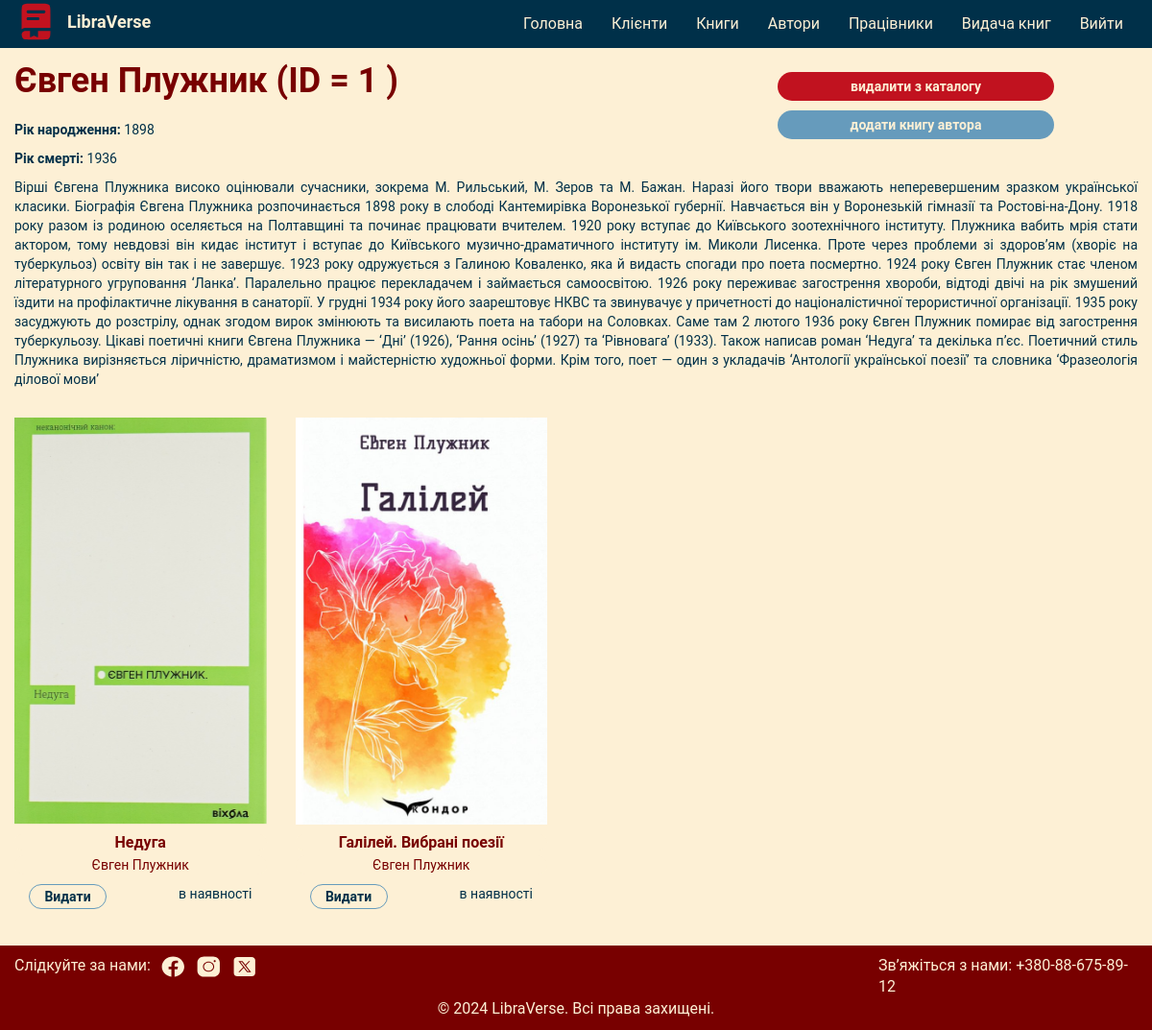
/pages/author_profile.php?AuthorID=1 (signed in), run on the app's committed database.
### tables this page shows
CREATE TABLE authors(
AuthorID INTEGER PRIMARY KEY AUTOINCREMENT UNIQUE,
Name VARCHAR(255) NOT NULL,
Surname VARCHAR(255) NOT NULL,
BirthYear YEAR,
DeathYear YEAR,
Biography TEXT);

### pages/author_profile.php (the view, shortened to what this page needs)
<?php
    $db_file = "../library.db";
    $conn = new SQLite3($db_file);
    if(isset($_SESSION['LibrarianID'])){
    if(isset($_GET['AuthorID'])) {
    $authorID= $_GET['AuthorID'];
    $query_create1 = $conn->prepare("SELECT * FROM authors WHERE AuthorID=:authorID;");
    $query_create1->bindValue(':authorID', $authorID, SQLITE3_INTEGER);
    $result1 = $query_create1->execute();
    $author = $result1->fetchArray(SQLITE3_ASSOC);
    $query_create2 = $conn->prepare("SELECT books.BookID, books.BookCover, books.Title, authors.AuthorID, authors.Name,
                                    authors.Surname, books.Status FROM books JOIN authors ON books.AuthorID=authors.AuthorID
                                    WHERE authors.AuthorID=:authorID;");
    $query_create2->bindValue(':authorID', $authorID, SQLITE3_INTEGER);
    $result2 = $query_create2->execute();
?>
<!DOCTYPE html>
<html lang="uk_UA">
<head>
    <link rel="stylesheet" href="../css/styles.css">
    <link rel="stylesheet" href="../css/bootstrap.min.css">
    <link href="https://fonts.cdnfonts.com/css/roboto" rel="stylesheet">
</head>
<body>
    <nav class="navbar navbar-default">
        <div class="container-fluid">
            <div class="navbar-header">
                <div class="navbar-logo">
                    <img src="../images/logo.svg" alt="логотип">
                    <a href="http://localhost/LibraVerse/pages/home.php" id="main">LibraVerse</a>
                </div>
            </div>
            <div class="collapse navbar-collapse" id="menu">
                <ul class="nav navbar-nav navbar-right text-center">
                  <li><a href="http://localhost/LibraVerse/pages/home.php" id="main">Головна</a></li>
                  <li><a href="http://localhost/LibraVerse/pages/customers_list.php" id="customers">Клієнти</a></li>
                  <li><a href="http://localhost/LibraVerse/pages/books_list.php" id="books">Книги</a></li>
                  <li><a href="http://localhost/LibraVerse/pages/author_list.php" id="authors">Автори</a></li>
                  <li><a href="http://localhost/LibraVerse/pages/librarians_list.php" id="librarians">Працівники</a></li>
                  <li><a href="http://localhost/LibraVerse/pages/provision_list.php" id="provision">Видача книг</a></li>
                  <li><a href="?logOut=<?php echo ($_SESSION['LibrarianID']); ?>" id="logOut">Вийти</a></li>
                </ul>
            </div>
        </div>
    </nav>
    <?php if ($author) { ?>
    <div class="main-content profile">
        <div class="col-lg-12">
            <div class="book-descript col-lg-8">
                <h1 class="author-name"><?php echo $author['Name'];?> <?php echo $author['Surname'];?> (ID = <?php echo $author['AuthorID'];?> )</h1>
                <p><b>Рік народження: </b><?php echo $author['BirthYear'];?></p>
                <p><b>Рік смерті: </b><?php echo $author['DeathYear'];?></p>
            </div>
            <div class="buttons col-lg-4">
                <form method="POST">
                    <input class="delete" type="submit" name="delete" value="видалити з каталогу"><br>
                    <input class="provide" type="submit" name="addBook" value="додати книгу автора">
                </form>
            </div>
            <div class="abstract col-lg-12">
                <p><?php echo $author['Biography']; ?></p><br>
            </div>
        </div>
        <div class="col-lg-12 row">
            <?php while ($books = $result2->fetchArray(SQLITE3_ASSOC)) { ?>
                <div class="about-book col-lg-3">
                    <div class="book-cover">
                        <img src="<?php echo $books['BookCover']; ?>" alt="фото обкладинки">
                    </div>
                    <div class="book-description">
                        <h3><a href="http://localhost/LibraVerse/pages/book_profile.php?BookID=<?php echo $books['BookID']; ?>"><?php echo $books['Title']; ?></a></h3>
                        <p class="author"> <a href="http://localhost/LibraVerse/pages/author_profile.php?AuthorID=<?php echo $books['AuthorID']; ?>"><?php echo $books['Name']; ?> <?php echo $books['Surname']; ?></a></p>
                        <div>
                            <div class="col-lg-6">
                                <?php if ($books['Status'] === 'в наявності') {?>
                                    <form method="POST">
                                        <button class="provide" type="submit" name="provide" value="Видати">Видати</button>
                                    </form>
                                <?php } ?>
                            </div>
                            <div class="col-lg-6">
                                <p class="status"><?php echo $books['Status']; ?></p>
                            </div>
                        </div>
                    </div>
                </div>
            <?php }?>
            </div>
    </div>
    <?php } ?>
    <footer class="footer col-lg-12">
        <div class="col-lg-9 footer-left">
            <p>Слідкуйте за нами:</p>
            <a href="https://www.facebook.com/?locale=uk_UA">
                <img src="../images/icon_facebook.svg" alt="фейсбук">
            </a>
            <a href="https://www.instagram.com/">
                <img src="../images/icon-instagram.svg" alt="інстаграм">
            </a>
            <a href="https://twitter.com/?lang=uk">
                <img src="../images/icon-twitterx.svg" alt="ікс">
            </a>
        </div>
        <div class="col-lg-3">
            <p>Зв’яжіться з нами: +380-88-675-89-12</p>
        </div>
        <div class="col-lg-12 text-center">
            <p>© 2024 LibraVerse. Всі права захищені.</p>
        </div>
    </footer>
</body>
</html>
   <?php
    }}
 ?>

### css/styles.css (style rules this page uses)
html body { font-family: 'Roboto', sans-serif; background-color: #FDF0D5; }
body .navbar { background-color: #003049; color: #FDF0D5; border: none; border-radius: 0; margin-bottom: 0; }
body .navbar .navbar-logo { display: flex; align-items: center; }
body .navbar .navbar-logo a { color: #FDF0D5; font-size: 18px; font-weight: bold; padding-left: 10px; }
body .navbar .navbar-collapse li a { color: #FDF0D5; font-size: 16px; font-weight: normal; }
.navbar.navbar-default .navbar-collapse, .navbar-default .navbar-form { border-color: #669BBC; border-width: 2px; }
body .main-content { min-height: 82vh; }
body .main-content h1 { font-size: 36px; font-weight: bold; }
body .main-content h3 { font-size: 16px; font-weight: bold; }
body .footer { background-color: #780000; color: #FDF0D5; font-size: 16px; padding: 10px 0; }
body .footer p { margin:0; }
body .footer img { padding-left: 10px; }
body .footer .footer-left { display: flex; align-items: center; }
.main-content .about-book { padding-bottom: 15px; height: 550px; }
.main-content .book-description h3 { margin-top: 10px; margin-bottom: 5px; }
.main-content .book-description h3 a, .main-content .book-description p.author a { text-align: center; color: #780000; border: none; width: 100%; display:block; padding: 0; }
.main-content .book-description p { color: #003049; }
.main-content .book-description a, .main-content .book-description .provide { margin-top: 0; border: 1px solid #669BBC; padding: 2px 10px; border-radius: 15px; color: #003049; background-color: #FDF0D5; }
.main-content .book-description p.status { text-align: end; margin-bottom: 0; }
.main-content .book-descript { color: #003049; padding: 0; }
.main-content .book-descript p { color: #003049; }
.main-content .book-descript h1 { margin: 0; color: #780000; }
.main-content .book-descript h1.author-name { margin-bottom: 20px; }
body .main-content.profile { padding-top: 15px; padding-bottom: 15px; }
body .main-content.profile .book-cover img, body .main-content .book-cover img { height: 424px; max-width: 100%; }
.main-content .abstract { padding: 0; }
.main-content .abstract p { text-align: justify; color: #003049; }
.main-content.profile .buttons .delete { width:80%; }
.main-content .buttons .delete, .main-content .provide, .main-content .buttons .status { border-radius: 15px; border: none; width: 80%; margin-top: 10px; padding: 5px; font-weight: bold; }
.main-content .buttons .delete { background-color: #C1121F; color: #FDF0D5; }
.main-content .provide { background-color: #669BBC; color: #FDF0D5; }
.main-content .provide.customer,.main-content .buttons .delete { width: 100%; padding: 5px 20px; }

### data on the page
authors: Name "Євген", Surname "Плужник", AuthorID "1", BirthYear "1898", DeathYear "1936", Biography "Вірші Євгена Плужника високо оцінювали сучасники, зокрема М. Рильський, М. Зеров та М. Бажан. Наразі його твори вважають неперевершеним зразком української класики. Біографія Євгена Плужника розпочинається 1898 року в слободі Кантемирівка Воронезької губернії. Навчається він у Воронезькій гімназії та Ростові-на-Дону. 1918 року разом із родиною оселяється на Полтавщині та починає працювати вчителем. 1920 року вступає до Київського зоотехнічного інституту. Плужника вабить мрія стати актором, тому невдовзі він кидає інститут і вступає до Київського музично-драматичного інституту ім. Миколи Лисенка. Проте через проблеми зі здоров’ям (хворіє на туберкульоз) освіту він так і не завершує. 1923…"

### other printed values
$books['Title'] "Недуга"
$books['Name'] "Євген"
$books['Surname'] "Плужник"
$books['Status'] "в наявності"
$books['Title'] "Галілей. Вибрані поезії"
